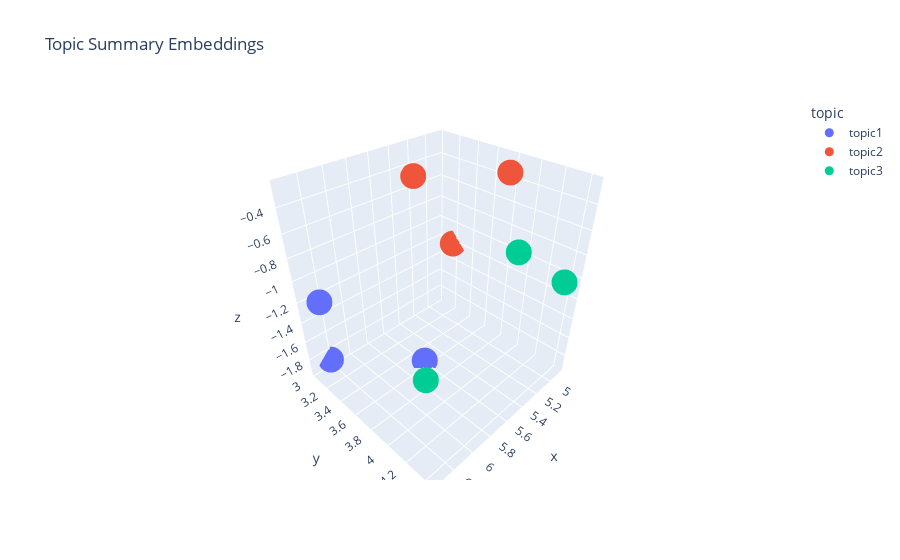

The notebook cell saved with this chart:
### Code cell
vectors= topic_emb_df.loc[:,'embedding'].tolist()
print('vectors:', type(vectors),'\n',vectors[0][:5])
proj_3d = UMAP(n_components=3, init='random', random_state=0, metric='cosine').fit_transform(vectors)
print('\n -->3D Projection: ', len(proj_3d))

proj_3d_df= pd.DataFrame(proj_3d, columns= ['x', 'y', 'z'])
proj_3d_df['topic']= topic_emb_df['topic']
proj_3d_df['index'] = topic_emb_df.index
print(proj_3d_df.head(), '\n', len(proj_3d_df))

#[+] Map the dataframe of projected embeddings in 3d
fig_3d = px.scatter_3d(
    proj_3d_df,
    x='x', y='y', z='z',
    color='topic', 
    #labels={'color': 'stance'}
    hover_data= 'index',
    title= 'Topic Summary Embeddings'
)
fig_3d.update_traces(marker_size=9)
fig_3d.show()

### Figure 1 — Plotly figure (JSON) as saved in the notebook; plotly's stock layout.template omitted (floating-point values rounded to 4 significant figures)
{"data": [{"customdata": [[0], [1], [2]], "hovertemplate": "topic=topic1<br>x=%{x}<br>y=%{y}<br>z=%{z}<br>index=%{customdata[0]}<extra></extra>", "legendgroup": "topic1", "marker": {"color": "#636efa", "size": 9, "symbol": "circle"}, "mode": "markers", "name": "topic1", "scene": "scene", "showlegend": true, "type": "scatter3d", "x": [5.622, 6.357, 6.226], "y": [3.577, 3.265, 3.026], "z": [-1.927, -1.06, -1.879]}, {"customdata": [[3], [4], [5]], "hovertemplate": "topic=topic2<br>x=%{x}<br>y=%{y}<br>z=%{z}<br>index=%{customdata[0]}<extra></extra>", "legendgroup": "topic2", "marker": {"color": "#EF553B", "size": 9, "symbol": "circle"}, "mode": "markers", "name": "topic2", "scene": "scene", "showlegend": true, "type": "scatter3d", "x": [4.865, 5.225, 5.073], "y": [3.184, 3.06, 3.913], "z": [-1.203, -0.4771, -0.2585]}, {"customdata": [[6], [7], [8]], "hovertemplate": "topic=topic3<br>x=%{x}<br>y=%{y}<br>z=%{z}<br>index=%{customdata[0]}<extra></extra>", "legendgroup": "topic3", "marker": {"color": "#00cc96", "size": 9, "symbol": "circle"}, "mode": "markers", "name": "topic3", "scene": "scene", "showlegend": true, "type": "scatter3d", "x": [5.622, 6.182, 5.001], "y": [4.423, 4.189, 4.438], "z": [-0.4655, -1.306, -0.9735]}], "layout": {"legend": {"title": {"text": "topic"}, "tracegroupgap": 0}, "scene": {"domain": {"x": [0, 1], "y": [0, 1]}, "xaxis": {"title": {"text": "x"}}, "yaxis": {"title": {"text": "y"}}, "zaxis": {"title": {"text": "z"}}}, "title": {"text": "Topic Summary Embeddings"}}}
